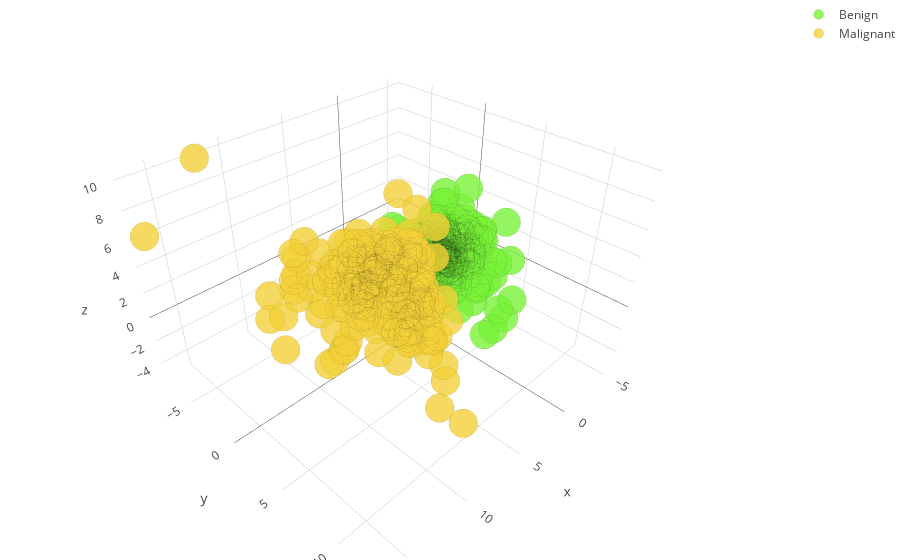

Notebook cell for this chart:
### Markdown cell above
(Please note, this isn't for the color plot extra credit, this is for the interactive/animation extra credit, to which wasn't technically ruled out in that specific criterion. It was a cool way to demonstrate the power of Sci Kit and intereactive ability of Plotly.)

### Code cell
# Render the interactive graph
fig = go.Figure(data=data, layout=layout)
plotly.offline.iplot(fig)

### Figure 1 — Plotly figure (JSON) as saved in the notebook; plotly's stock layout.template omitted (floating-point values rounded to 4 significant figures; data arrays with more than 128 entries replaced by an {"elided": "..."} marker saying what was removed)
{"data": [{"marker": {"color": "rgb(122, 244, 56)", "line": {"color": "rgba(0, 0, 0, 0.14)", "width": 0.5}, "opacity": 0.8, "size": 10}, "mode": "markers", "name": "Benign", "type": "scatter3d", "x": {"elided": "357 float values"}, "y": {"elided": "357 float values"}, "z": {"elided": "357 float values"}}, {"marker": {"color": "rgb(244, 209, 56)", "line": {"color": "rgba(0, 0, 0, 0.14)", "width": 0.5}, "opacity": 0.8, "size": 10}, "mode": "markers", "name": "Malignant", "type": "scatter3d", "x": {"elided": "212 float values"}, "y": {"elided": "212 float values"}, "z": {"elided": "212 float values"}}], "layout": {"margin": {"b": 0, "l": 0, "r": 0, "t": 0}, "showlegend": true, "title": "Breast Cancer"}}
